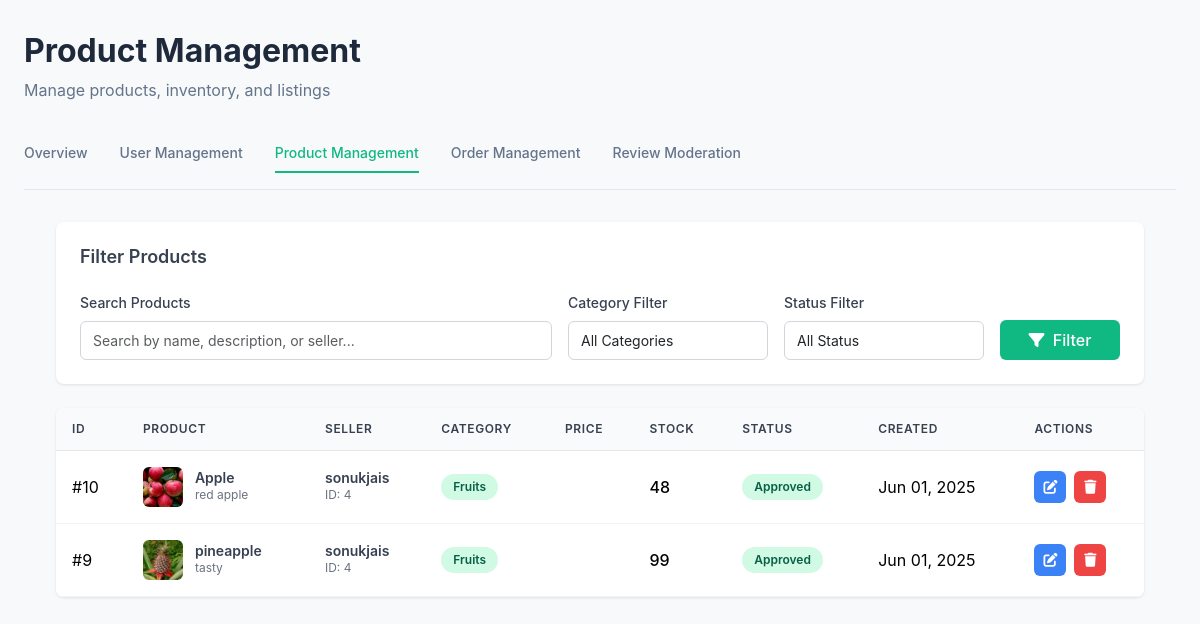
/admin/products.php (signed in), run on the app's committed database.
### tables this page shows
CREATE TABLE `products` (
  `product_id` int(11) NOT NULL,
  `seller_id` int(11) DEFAULT NULL,
  `category_id` int(11) DEFAULT NULL,
  `name` varchar(100) DEFAULT NULL,
  `description` text DEFAULT NULL,
  `price` decimal(10,2) DEFAULT 0.00,
  `organic` tinyint(1) DEFAULT 0,
  `created_at` datetime DEFAULT current_timestamp(),
  `updated_at` datetime DEFAULT current_timestamp() ON UPDATE current_timestamp(),
  `is_available` tinyint(1) DEFAULT 1,
  `quantity` int(11) NOT NULL DEFAULT 0,
  `stock` int(11) NOT NULL DEFAULT 0,
  `product_image` varchar(255) DEFAULT NULL,
  `status` enum('pending','approved','rejected') DEFAULT 'pending'
);

CREATE TABLE `users` (
  `user_id` int(11) NOT NULL,
  `username` varchar(100) DEFAULT NULL,
  `email` varchar(100) DEFAULT NULL,
  `password` varchar(100) DEFAULT NULL,
  `first_name` varchar(100) DEFAULT NULL,
  `last_name` varchar(100) DEFAULT NULL,
  `phone` varchar(20) DEFAULT NULL,
  `address` varchar(255) DEFAULT NULL,
  `city` varchar(100) DEFAULT NULL,
  `state` varchar(100) DEFAULT NULL,
  `zipcode` varchar(20) DEFAULT NULL,
  `role` enum('farmer','consumer','admin') NOT NULL,
  `created_at` datetime DEFAULT current_timestamp(),
  `updated_at` datetime DEFAULT current_timestamp() ON UPDATE current_timestamp(),
  `profile_image` varchar(255) DEFAULT NULL,
  `is_active` tinyint(1) DEFAULT 1,
  `bio` text DEFAULT NULL
);

CREATE TABLE `categories` (
  `category_id` int(11) NOT NULL,
  `name` varchar(100) DEFAULT NULL,
  `description` text DEFAULT NULL,
  `image_url` varchar(255) DEFAULT NULL
);

### admin/products.php (the view, shortened to what this page needs)
<?php
include '../config/db.php';
$page = isset($_GET['page']) ? intval($_GET['page']) : 1;
$limit = 10;
$offset = ($page - 1) * $limit;
$query = "SELECT p.*, u.username as seller_name, c.name as category_name
         FROM products p
         LEFT JOIN users u ON p.seller_id = u.user_id
         LEFT JOIN categories c ON p.category_id = c.category_id
         WHERE 1=1";
$params = [];
$types = "";
$query .= " ORDER BY p.created_at DESC LIMIT ? OFFSET ?";
$params[] = $limit;
$params[] = $offset;
$types .= "ii";
$products_stmt = mysqli_prepare($dbconn, $query);
if (!empty($params)) {
    mysqli_stmt_bind_param($products_stmt, $types, ...$params);
}
mysqli_stmt_execute($products_stmt);
$products_result = mysqli_stmt_get_result($products_stmt);
?>
<!DOCTYPE html>
<html lang="en">
<head>
    <link href="https://cdn.jsdelivr.net/npm/bootstrap@5.3.3/dist/css/bootstrap.min.css" rel="stylesheet">
    <link rel="stylesheet" href="https://cdnjs.cloudflare.com/ajax/libs/font-awesome/6.0.0/css/all.min.css">
</head>
<body>
    <div class="dashboard-container">
        <div class="dashboard-header">
            <h1 class="dashboard-title">Product Management</h1>
            <p class="dashboard-subtitle">Manage products, inventory, and listings</p>
        </div>
        <div class="navigation-tabs">
            <a href="dashboard.php" class="nav-tab">Overview</a>
            <a href="users.php" class="nav-tab">User Management</a>
            <a href="products.php" class="nav-tab active" >Product Management</a>
            <a href="orders.php" class="nav-tab">Order Management</a>
            <a href="reviews.php" class="nav-tab">Review Moderation</a>
        </div>
    <div class="container-custom">
        <div class="filter-card">
            <h3 class="filter-title">Filter Products</h3>
            <form method="GET" action="products.php">
                <div class="filter-row">
                    <div class="filter-group">
                        <label for="search">Search Products</label>
                        <input type="text" id="search" name="search" class="form-control form-control-custom"
                               placeholder="Search by name, description, or seller..."
                               value="<?php echo isset($_GET['search']) ? htmlspecialchars($_GET['search']) : ''; ?>">
                    </div>
                    <div class="filter-group">
                        <label for="category">Category Filter</label>
                        <select id="category" name="category" class="form-control form-control-custom">
                            <option value="">All Categories</option>
                        </select>
                    </div>
                    <div class="filter-group">
                        <label for="status">Status Filter</label>
                        <select id="status" name="status" class="form-control form-control-custom">
                            <option value="">All Status</option>
                        </select>
                    </div>
                    <div>
                        <button type="submit" class="btn btn-filter w-100">
                            <i class="fas fa-filter me-1"></i> Filter
                        </button>
                    </div>
                </div>
            </form>
        </div>
        <div class="data-table-card">
            <table class="table table-custom">
                <thead>
                    <tr>
                        <th>ID</th>
                        <th>Product</th>
                        <th>Seller</th>
                        <th>Category</th>
                        <th>Price</th>
                        <th>Stock</th>
                        <th>Status</th>
                        <th>Created</th>
                        <th>Actions</th>
                    </tr>
                </thead>
                <tbody>
                    <?php while($product = mysqli_fetch_assoc($products_result)): ?>
                    <tr>
                        <td>#<?php echo $product['product_id']; ?></td>
                        <td>
                            <div class="product-cell">
                                <div class="product-avatar">
                                    <?php if(!empty($product['product_image'])): ?>
                                        <img src="../uploads/products/<?php echo htmlspecialchars($product['product_image']); ?>" alt="Product">
                                    <?php else: ?>
                                        <i class="fas fa-box"></i>
                                    <?php endif; ?>
                                </div>
                                <div class="product-info">
                                    <h6><?php echo htmlspecialchars($product['name']); ?></h6>
                                    <p><?php echo htmlspecialchars(substr($product['description'] ?? '', 0, 30)) . (strlen($product['description'] ?? '') > 30 ? '...' : ''); ?></p>
                                </div>
                            </div>
                        </td>
                        <td>
                            <div class="product-info">
                                <h6><?php echo htmlspecialchars($product['seller_name']); ?></h6>
                                <p>ID: <?php echo $product['seller_id']; ?></p>
                            </div>
                        </td>
                        <td>
                            <span class="badge-custom badge-farmer">
                                <?php echo htmlspecialchars($product['category_name'] ?? 'Uncategorized'); ?>
                            </span>
                        </td>
                        <td class="price-cell"Rs.?php echo number_format($product['price'], 2); ?></td>
                        <td class="stock-cell"><?php echo $product['stock']; ?></td>
                        <td>
                            <?php
                            $status = $product['status'] ?? 'pending';
                            $status_class = 'status-' . $status;
                            $status_text = ucfirst($status);
                            ?>
                            <span class="badge-custom <?php echo $status_class; ?>">
                                <?php echo $status_text; ?>
                            </span>
                        </td>
                        <td><?php echo date('M d, Y', strtotime($product['created_at'])); ?></td>
                        <td>
                            <div class="action-buttons">
                                <a href="../farmer/edit_product.php?id=<?php echo $product['product_id']; ?>"
                                   class="btn btn-action btn-edit" title="Edit Product">
                                    <i class="fas fa-edit"></i>
                                </a>
                                <button class="btn btn-action btn-delete" title="Delete Product"
                                        onclick="if(confirm('Are you sure you want to delete this product? This action cannot be undone.')) { window.location.href='products.php?delete=<?php echo $product['product_id']; ?>'; }">
                                    <i class="fas fa-trash"></i>
                                </button>
                            </div>
                        </td>
                    </tr>
                    <?php endwhile; ?>
                </tbody>
            </table>
        </div>
    </div>
</body>
</html>

### admin/products.php (style rules this page uses)
* { margin: 0; padding: 0; box-sizing: border-box; }
body { background-color: #f8f9fa; font-family: -apple-system, BlinkMacSystemFont, 'Segoe UI', Roboto, sans-serif; }
.dashboard-container { max-width: 1400px; margin: 0 auto; padding: 32px 24px; }
.dashboard-header { margin-bottom: 32px; }
.dashboard-title { font-size: 2rem; font-weight: 700; color: #1e293b; margin-bottom: 8px; }
.dashboard-subtitle { color: #64748b; font-size: 1rem; }
.navigation-tabs { display: flex; gap: 32px; margin-bottom: 32px; border-bottom: 1px solid #e2e8f0; padding-bottom: 16px; }
.nav-tab { font-size: 0.875rem; font-weight: 500; color: #64748b; text-decoration: none; padding: 8px 0; border-bottom: 2px solid transparent; transition: all 0.3s ease; }
.nav-tab.active { color: #10b981; border-bottom-color: #10b981; }
.container-custom { max-width: 1200px; margin: 0 auto; padding: 0 2rem; }
.filter-card { background: white; border-radius: 0.5rem; padding: 1.5rem; box-shadow: 0 1px 3px 0 rgba(0, 0, 0, 0.1); margin-bottom: 1.5rem; }
.filter-title { font-size: 1.125rem; font-weight: 600; color: #374151; margin-bottom: 1.5rem; }
.filter-row { display: grid; grid-template-columns: 1fr 200px 200px 120px; gap: 1rem; align-items: end; }
.filter-group label { display: block; font-size: 0.875rem; font-weight: 500; color: #374151; margin-bottom: 0.5rem; }
.form-control-custom { border: 1px solid #d1d5db; border-radius: 0.375rem; padding: 0.5rem 0.75rem; font-size: 0.875rem; }
.btn-filter { background-color: #10b981; color: white; border: none; padding: 0.5rem 1rem; border-radius: 0.375rem; font-weight: 500; height: fit-content; }
.data-table-card { background: white; border-radius: 0.5rem; box-shadow: 0 1px 3px 0 rgba(0, 0, 0, 0.1); overflow: hidden; }
.table-custom { margin: 0; }
.table-custom thead th { background-color: #f9fafb; border-bottom: 1px solid #e5e7eb; color: #374151; font-weight: 600; font-size: 0.75rem; text-transform: uppercase; letter-spacing: 0.05em; padding: 0.75rem 1rem; }
.table-custom tbody td { padding: 1rem; border-bottom: 1px solid #f3f4f6; vertical-align: middle; }
.product-cell { display: flex; align-items: center; gap: 0.75rem; }
.product-avatar { width: 40px; height: 40px; border-radius: 0.375rem; background-color: #f3f4f6; display: flex; align-items: center; justify-content: center; font-weight: 600; color: #6b7280; font-size: 0.875rem; overflow: hidden; }
.product-avatar img { width: 100%; height: 100%; object-fit: cover; }
.product-info h6 { margin: 0; font-size: 0.875rem; font-weight: 600; color: #374151; }
.product-info p { margin: 0; font-size: 0.75rem; color: #6b7280; }
.badge-custom { display: inline-flex; align-items: center; padding: 0.25rem 0.75rem; border-radius: 9999px; font-size: 0.75rem; font-weight: 600; }
.badge-farmer { background-color: #d1fae5; color: #065f46; }
.status-approved { background-color: #d1fae5; color: #065f46; }
.action-buttons { display: flex; gap: 0.5rem; flex-wrap: wrap; }
.btn-action { width: 32px; height: 32px; border-radius: 0.375rem; border: none; display: flex; align-items: center; justify-content: center; font-size: 0.875rem; }
.btn-edit { background-color: #3b82f6; color: white; }
.btn-delete { background-color: #ef4444; color: white; }
.price-cell { font-weight: 600; color: #059669; }
.stock-cell { font-weight: 500; color: #374151; }

### data on the page
products: product_id "10", product_image (picture), name "Apple", description "red apple", seller.username "sonukjais", seller "4", category.name "Fruits", stock "48", status "Approved", created_at "Jun 01, 2025"
products: product_id "9", product_image (picture), name "pineapple", description "tasty", seller.username "sonukjais", seller "4", category.name "Fruits", stock "99", status "Approved", created_at "Jun 01, 2025"
